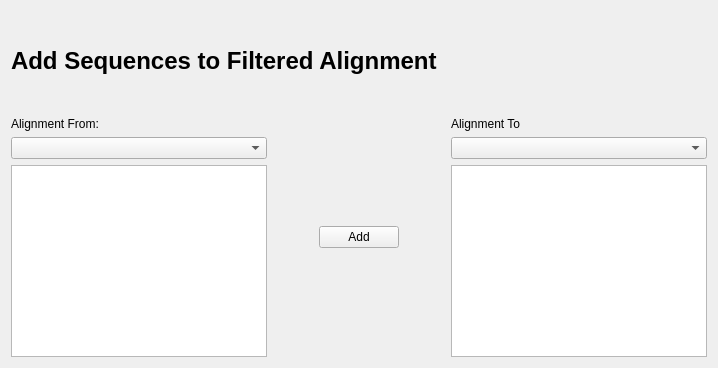
      <widget class="QWidget" name="page_33">
       <layout class="QGridLayout" name="gridLayout_33">
        <item row="1" column="1">
         <spacer name="horizontalSpacer_74">
          <property name="orientation">
           <enum>Qt::Horizontal</enum>
          </property>
          <property name="sizeType">
           <enum>QSizePolicy::Minimum</enum>
          </property>
          <property name="sizeHint" stdset="0">
           <size>
            <width>40</width>
            <height>20</height>
           </size>
          </property>
         </spacer>
        </item>
        <item row="0" column="0" colspan="5">
         <widget class="QLabel" name="label_88">
          <property name="minimumSize">
           <size>
            <width>0</width>
            <height>100</height>
           </size>
          </property>
          <property name="text">
           <string>&lt;html&gt;&lt;head/&gt;&lt;body&gt;&lt;p&gt;&lt;span style=&quot; font-size:xx-large; font-weight:600;&quot;&gt;Add Sequences to Filtered Alignment&lt;/span&gt;&lt;/p&gt;&lt;/body&gt;&lt;/html&gt;</string>
          </property>
          <property name="wordWrap">
           <bool>true</bool>
          </property>
         </widget>
        </item>
        <item row="1" column="0">
         <layout class="QVBoxLayout" name="verticalLayout_43">
          <item>
           <widget class="QLabel" name="label_89">
            <property name="text">
             <string>Alignment From:</string>
            </property>
           </widget>
          </item>
          <item>
           <widget class="QComboBox" name="cmbAddSeq1"/>
          </item>
          <item>
           <widget class="QListWidget" name="lstAddSeq1">
            <property name="selectionMode">
             <enum>QAbstractItemView::SingleSelection</enum>
            </property>
           </widget>
          </item>
         </layout>
        </item>
        <item row="1" column="2">
         <layout class="QVBoxLayout" name="verticalLayout_45">
          <item>
           <spacer name="verticalSpacer_6">
            <property name="orientation">
             <enum>Qt::Vertical</enum>
            </property>
            <property name="sizeHint" stdset="0">
             <size>
              <width>20</width>
              <height>40</height>
             </size>
            </property>
           </spacer>
          </item>
          <item>
           <widget class="QPushButton" name="cmdAddSeq">
            <property name="text">
             <string>Add</string>
            </property>
           </widget>
          </item>
          <item>
           <spacer name="verticalSpacer_8">
            <property name="orientation">
             <enum>Qt::Vertical</enum>
            </property>
            <property name="sizeHint" stdset="0">
             <size>
              <width>20</width>
              <height>40</height>
             </size>
            </property>
           </spacer>
          </item>
         </layout>
        </item>
        <item row="1" column="4">
         <layout class="QVBoxLayout" name="verticalLayout_44">
          <item>
           <widget class="QLabel" name="label_90">
            <property name="text">
             <string>Alignment To</string>
            </property>
           </widget>
          </item>
          <item>
           <widget class="QComboBox" name="cmbAddSeq2"/>
          </item>
          <item>
           <widget class="QListWidget" name="lstAddSeq2">
            <property name="selectionMode">
             <enum>QAbstractItemView::SingleSelection</enum>
            </property>
           </widget>
          </item>
         </layout>
        </item>
        <item row="1" column="3">
         <spacer name="horizontalSpacer_75">
          <property name="orientation">
           <enum>Qt::Horizontal</enum>
          </property>
          <property name="sizeType">
           <enum>QSizePolicy::Minimum</enum>
          </property>
          <property name="sizeHint" stdset="0">
           <size>
            <width>40</width>
            <height>20</height>
           </size>
          </property>
         </spacer>
        </item>
       </layout>
      </widget>
